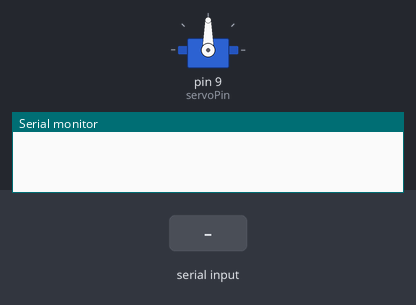
Bench run of a sketch on a simulated Arduino Uno, built with avr-gcc and run on an emulated ATmega328P. Shown: servo, the last lines printed to the serial monitor. Inputs (shaded band) come from the test bench.

Above: at 1.2 s.
1.3 s: byte 30 received over Serial
At 1.9 s:
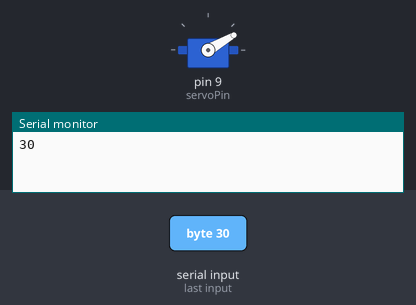
2.8 s: byte 120 received over Serial
At 4.2 s:
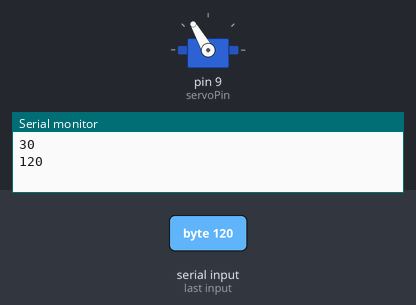
Timing chart, 0 to 5.8 s (numbered marks = the images above; inputs shaded):
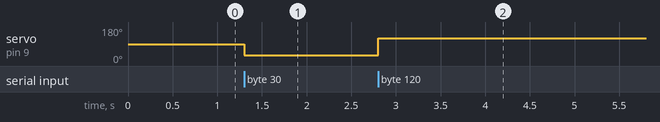

The sketch:

servo_test.ino
```cpp
#include <Servo.h>
#include <stdlib.h>
#include <stdio.h>

int servoPin = 9;
Servo Servo1;
void setup() {
  // put your setup code here, to run once:
  Servo1.attach(servoPin);
  Serial.begin(9600);
}

void loop() {
  // put your main code here, to run repeatedly:

  if (Serial.available()) {
    int angle = Serial.read();
    Serial.println(angle);
    Servo1.write(angle);
  }

}
```

Measured:
- after the input at 1.3 s, servo on pin 9 (servoPin): 90° → 30° at once
- after the input at 2.8 s, servo on pin 9 (servoPin): 30° → 120° at once
